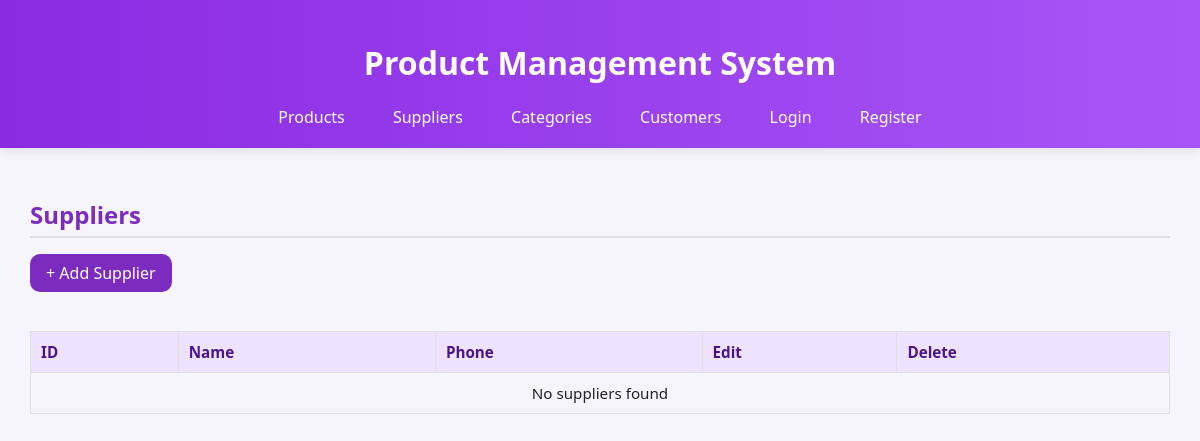
Before: /suppliers with the older database file.
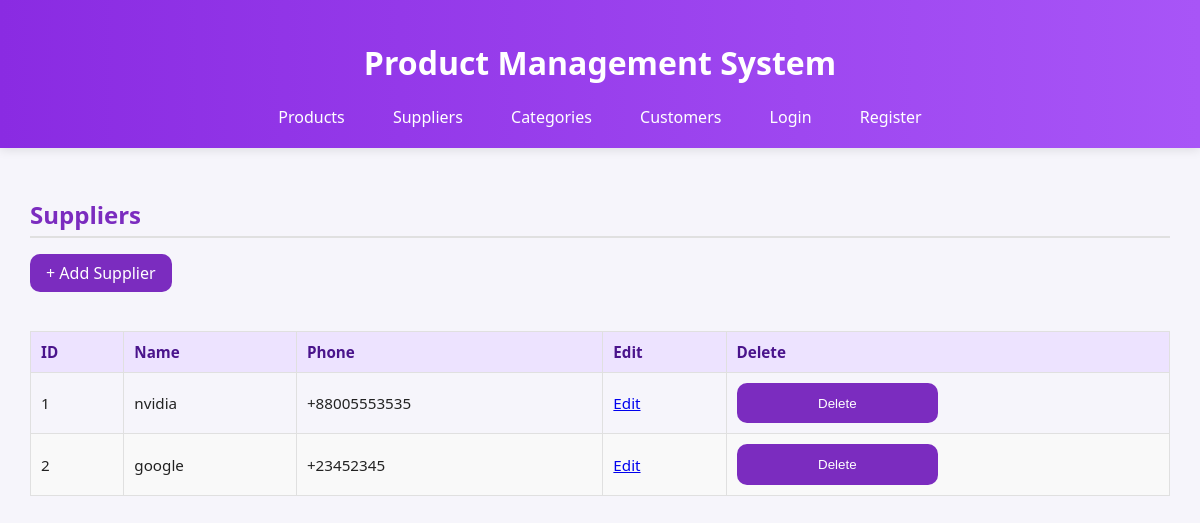
After: the same page with the newer database file.
### models.py (models this page shows)
class Supplier(db.Model):
    id = db.Column(db.Integer, primary_key=True)
    name = db.Column(db.String(120), nullable=False)
    phone = db.Column(db.String(50))
    products = db.relationship('Product', backref='supplier', lazy=True)

### routes.py (the view)
@app.route('/suppliers')
def suppliers():
    suppliers = Supplier.query.all()
    return render_template('suppliers.html', suppliers=suppliers)

### routes.py (called while the page is built)
@app.context_processor
def inject_user_status():
    return {'logged_in': 'user_id' in session}

### templates/suppliers.html (shortened to what this page needs)
{% extends "base.html" %}
{% block content %}
<div class="card">
  <div class="card-header">
    <h2>Suppliers</h2>
    <a href="{{ url_for('add_supplier') }}" class="btn-add">+ Add Supplier</a>
  </div>
  <table class="styled-table">
    <thead>
      <tr>
        <th>ID</th>
        <th>Name</th>
        <th>Phone</th>
        <th>Edit</th>
        <th>Delete</th>
      </tr>
    </thead>
    <tbody>
      {% for supplier in suppliers %}
      <tr>
        <td>{{ supplier.id }}</td>
        <td>{{ supplier.name }}</td>
        <td>{{ supplier.phone or '' }}</td>
        <td><a href="{{ url_for('edit_item', model='supplier', item_id=supplier.id) }}" class="btn-edit">Edit</a></td>
        <td>
          <form method="POST" action="{{ url_for('delete_item', model='supplier', item_id=supplier.id) }}" onsubmit="return confirm('Delete this supplier?');">
            <button type="submit" class="btn-delete">Delete</button>
          </form>
        </td>
      </tr>
      {% else %}
      <tr><td colspan="5" style="text-align:center;">No suppliers found</td></tr>
      {% endfor %}
    </tbody>
  </table>
</div>
{% endblock %}

Changed rows visible on the page:
added Supplier: id "1", name "nvidia", phone "+88005553535"
added Supplier: id "2", name "google", phone "+23452345"
Other visible differences:
text no longer shown: "No suppliers found"
